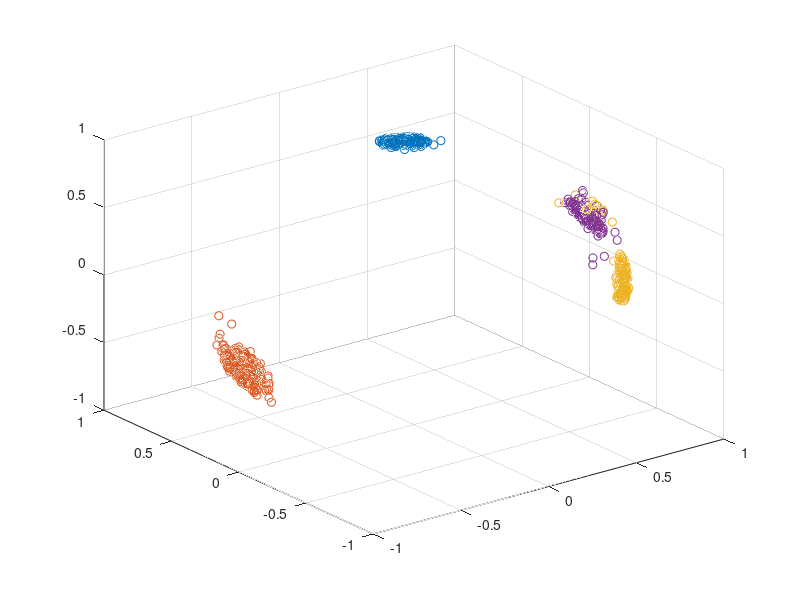

This figure's MATLAB source:


load('Thr.mat');
scatter3(Text(:,1),Text(:,2),Text(:,3));hold on;
scatter3(Call(:,1),Call(:,2),Call(:,3));
scatter3(Swing(:,1),Swing(:,2),Swing(:,3));
scatter3(Pocket(:,1),Pocket(:,2),Pocket(:,3));